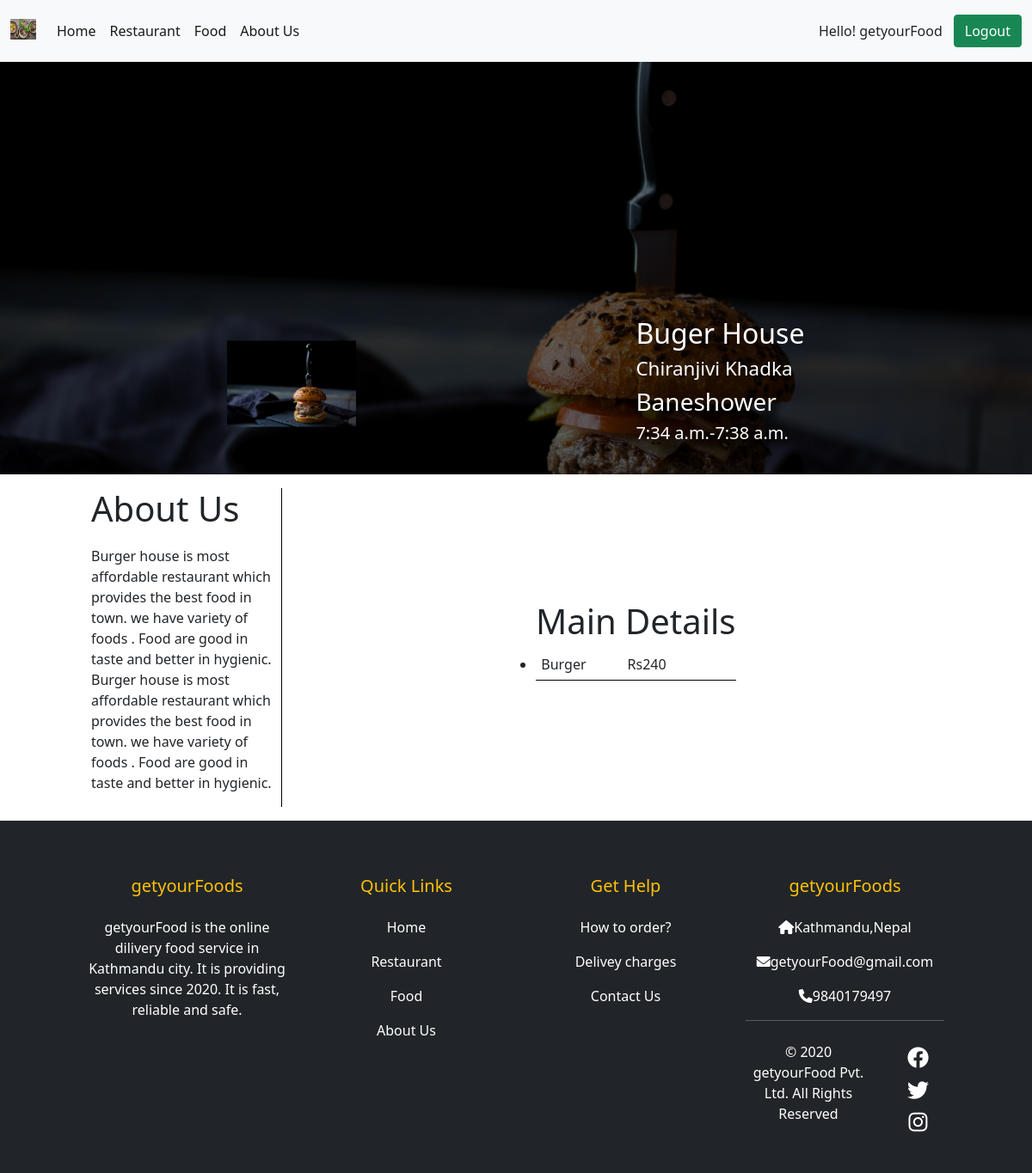
The app's page /detail/5/ (signed in) with its own data.
### Mainapp/models.py (models this page shows, shortened)
class Restaurant(models.Model):
    name = models.CharField(max_length=1000,null=True,blank=True)
    owner = models.CharField(max_length=1000, null=True, blank=True)
    phone = models.CharField(max_length=20,null=True, blank=True)
    addres = models.CharField(max_length=10000, null=True, blank=True)
    area = models.CharField(max_length=1000, null=True, blank=True)
    des = models.TextField(max_length=10000, null=True, blank=True)
    opentime = models.TimeField(null=True, blank=True)
    closestime = models.TimeField(null=True, blank=True)
    restImage =  models.ImageField(upload_to ='uploads/')

### Mainapp/views.py (the view)
# urls.py: path('detail/<int:pk>/', views.detail, name="detail"),
def detail(request, pk):
    context ={}
    context["res"] = Restaurant.objects.get(pk = pk)
    return render(request, "Mainapp/detail.html", context)

### Mainapp/templates/Mainapp/detail.html (shortened to what this page needs)
{% extends 'Mainapp/base.html'%}
{% load crispy_forms_tags %}
{% load static %}
{% block content%}
<section class="main-section">
    <div class="content-backdrop">
        <div class="backdrop-content container">
            <img src="{{res.restImage.url}}" alt="">
            <div class="something">
                <h1>{{res.name}}</h1>
                <h2>{{res.owner}}</h2>
                <h3>{{res.addres}}</h3>
                <h5>{{res.opentime}}-{{res.closestime}}</h5>
            </div>
        </div>
    </div>
    <div class="detail-section container">
        <aside class="aside">
            <h1>About Us</h1>
            <p>{{res.des}}</p>
        </aside>
        <div class="main-details">
            <ul>
                <h1>Main Details</h1>
               <li><div class="detail-contents">Burger&emsp;&emsp;&emsp;Rs240</div></li>
            </ul>
        </div>
    </div>
</section>
{% endblock content %}

### Mainapp/templates/Mainapp/base.html (shortened to what this page needs)
{% load static %}
<!doctype html>
<html lang="en">
  <head>
    <link href="https://cdn.jsdelivr.net/npm/bootstrap@5.1.3/dist/css/bootstrap.min.css" rel="stylesheet">
    <link rel="stylesheet" href="https://cdnjs.cloudflare.com/ajax/libs/font-awesome/6.0.0/css/all.min.css">
  </head>
  <body>
   <div class="slide_container">
      <nav class="navbar navbar-expand-lg navbar-light bg-light py-3">
      <div class="container-fluid">
        <a class="navbar-brand" href="#">
          <img src="{% static 'images/1.jpg' %}" alt="" width="30" height="24" class="d-inline-block align-text-top">
        </a>
        <div class="collapse navbar-collapse" id="navbarSupportedContent">
          <ul class="navbar-nav me-auto mb-2 mb-lg-0">
            <li class="nav-item">
              <a class="nav-link active" aria-current="page" href="/home">Home</a>
            </li>
            <li class="nav-item">
              <a class="nav-link active" href="/restro">Restaurant</a>
            </li>
            <li class="nav-item">
              <a class="nav-link active" href="/food">Food</a>
            </li>
            <li class="nav-item">
              <a class="nav-link active" href="/aboutus">About Us</a>
            </li>
          </ul>
          <form class="d-flex">
            <button class="btn btn-su" type="button">
              {% if user.is_authenticated %}
              Hello! {{user.username}}
            </button>
              <a href="{% url 'logout' %}" class="btn btn-success">Logout</a>
            {% else %}
            <form class="container-fluid justify-content-start">
              <button class="btn btn-outline-success me-2 " type="button" ><a href="{% url 'login' %}" style="text-decoration: none;">Login</a></button>
          </form>
          {% endif %}
        </div>
      </div>
    </nav>
    {% block content %}
    {% endblock content %}
      <footer class="bg-dark text-white pt-5 pb-4">
        <div class="container text-center text-md-left">
          <div class="row text-center text-md-left">
            <div class="col-md-4 col-lg-3 col-xl-3 mx-auto mt-3">
              <h5 class=" mb-4 font-weight-bold text-warning">
                getyourFoods
              </h5>
              <p>
              getyourFood is the online dilivery food service in Kathmandu city.
              It is providing services since 2020. It is fast, reliable and safe.
              </p>
            </div>
            <div class="col-md-4 col-lg-3 col-xl-3 mt-3">
              <h5 class=" mb-4 font-weight-bold text-warning">
                Quick Links
              </h5>
              <p>
                <a href="" class="text-white" style="text-decoration:none;">Home</a>
              </p>
              <p>
                <a href="" class="text-white" style="text-decoration:none;">Restaurant</a>
              </p>
              <p>
                <a href="" class="text-white" style="text-decoration:none;">Food</a>
              </p>
              <p>
                <a href="" class="text-white" style="text-decoration:none;">About Us</a>
              </p>
            </div>
            <div class="col-md-4 col-lg-3 col-xl-3 mt-3">
              <h5 class=" mb-4 font-weight-bold text-warning">
               Get Help
              </h5>
              <p>
                <a href="/order" class="text-white" style="text-decoration:none;"> How to order?</a>
              </p>
              <p>
                <a href="/dilivery" class="text-white" style="text-decoration:none;">Delivey charges</a>
              </p>
              <p>
                <a href="/contact" class="text-white" style="text-decoration:none;">Contact Us</a>
              </p>
            </div>
            <div class="col-md-4 col-lg-3 col-xl-3 mt-3">
              <h5 class=" mb-4 font-weight-bold text-warning">
                getyourFoods
              </h5>
              <p>
                <i class="fas fa-home mr-3"></i>Kathmandu,Nepal
              </p>
              <p>
                <i class="fas fa-envelope mr-3"></i>getyourFood@gmail.com
              </p>
              <p>
                <i class="fas fa-phone mr-3"></i>9840179497
              </p>
              <hr class="mb-4">
              <div class="row align-itms-center">
                <div class="col-md-7 col-lg-8">
                  <p>© 2020 getyourFood Pvt. Ltd. All Rights Reserved </p>
                </div>
                <div class="col-md-5 col-lg-4">
                  <div class="text-center text-md-5-right">
                    <ul class="list-unstlyed list-inline">
                      <li class="list-unstyled list-inline">
                        <a href="" class="btn-floating btn-sm text-white" style="font-size:25px;"><i class="fab fa-facebook"></i></a>
                      </li>
                      <li class="list-unstyled list-inline">
                        <a href="" class="btn-floating btn-sm text-white" style="font-size:25px;"><i class="fab fa-twitter"></i></a>
                      </li>  <li class="list-unstyled list-inline">
                        <a href="" class="btn-floating btn-sm text-white" style="font-size:25px;"><i class="fab fa-instagram"></i></a>
                      </li>
                    </ul>
                  </div>
                </div>
              </div>
            </div>
          </div>
        </div>
      </footer>
  </body>
</html>

### records on screen
Restaurant: restImage (picture), name "Buger House", owner "Chiranjivi Khadka", addres "Baneshower", opentime "7:34 a.m.", closestime "7:38 a.m.", des "Burger house is most affordable restaurant which provides the best food in town. we have variety of foods . Food are good in taste and better in hygienic. Burger house is most affordable restaurant which provides the best food in town. we have variety of foods . Food are good in taste and better in hygienic."

### other values on screen
{{ user.username }} "getyourFood"
